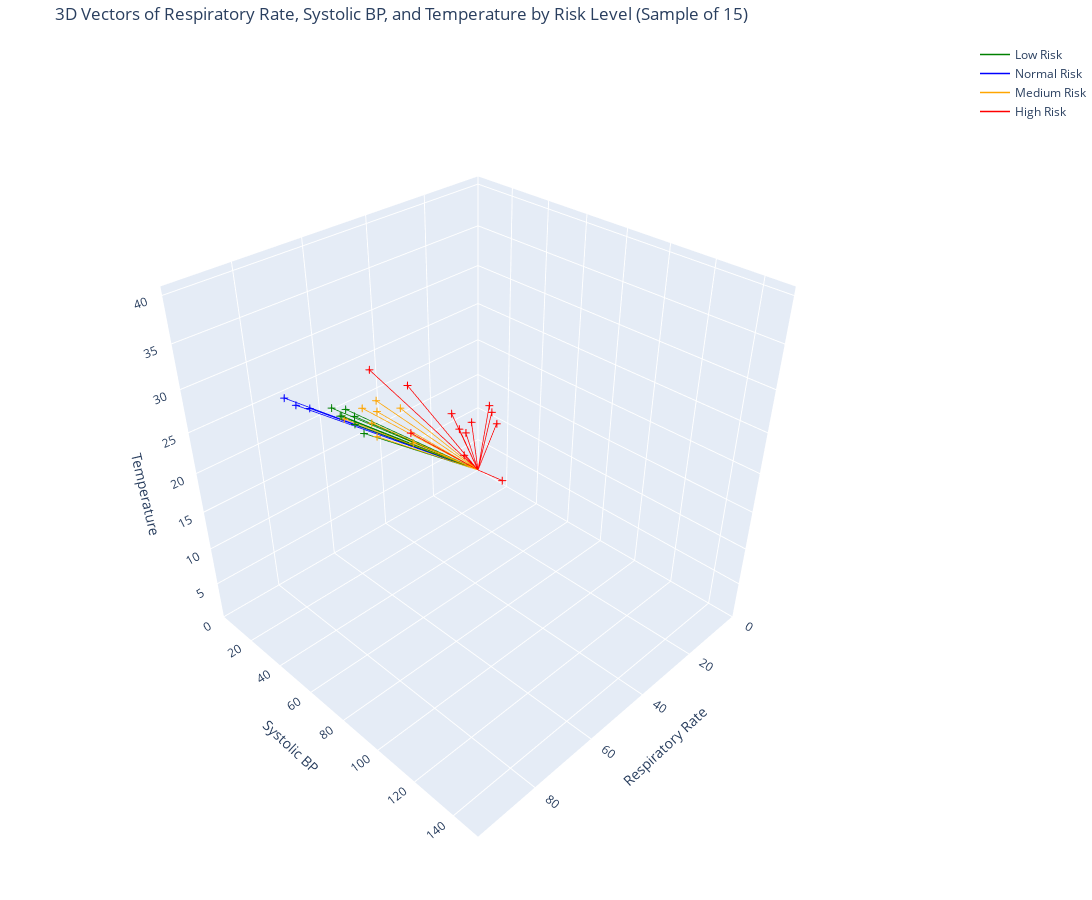

The notebook cell this image was saved under:
### Code cell
# The following graph is ONLY for visualization, not for model training. We'll draw 3 orthogonal axes, and colour the vectors according to risk level.
color_map = {'Low': 'green', 'Normal': 'blue', 'Medium': 'orange', 'High': 'red'}

# Select the first 30 datapoints for plotting
df_sample = df.iloc[:30]
label_sample = label.iloc[:30]

respiratory_rate = df_sample.iloc[:, 1]  # Respiratory_Rate
systolic_bp = df_sample.iloc[:, 4]       # Systolic_BP
temperature = df_sample['Temperature']  # Correct column for numerical temperature values

# Prepare data for vectors (lines from origin to each point)
x_lines = []
y_lines = []
z_lines = []
colors = []
risk_labels = []

for i in range(len(df_sample)):
    x_lines.extend([0, respiratory_rate.iloc[i], None])  # None to break line segments
    y_lines.extend([0, systolic_bp.iloc[i], None])
    z_lines.extend([0, float(temperature.iloc[i]), None])  # Ensure numerical values for z axis
    color = color_map[label_sample.iloc[i]]
    colors.extend([color, color, color])  # Repeat for each segment
    risk_labels.append(label_sample.iloc[i])

# Make the scale even smaller for a focused plot
x_max = max(abs(respiratory_rate.min()), abs(respiratory_rate.max())) + 0.5
y_max = max(abs(systolic_bp.min()), abs(systolic_bp.max())) + 1
z_max = max(abs(float(temperature.min())), abs(float(temperature.max()))) + 0.2

# Create the 3D plot with skinnier arrows
fig = go.Figure()

# Add lines and tips for each risk level, but only show legend once per color
for risk in color_map.keys():
    indices = [i for i, l in enumerate(label_sample) if l == risk]
    # Add lines (vectors)
    for j, i in enumerate(indices):
        fig.add_trace(go.Scatter3d(
            x=[0, respiratory_rate.iloc[i]],
            y=[0, systolic_bp.iloc[i]],
            z=[0, float(temperature.iloc[i])],
            mode='lines',
            line=dict(color=color_map[risk], width=1.5),
            name=f'{risk} Risk',
            showlegend=(j == 0)  # Only show one legend entry per risk
        ))
    # Add tips (markers) but do not show legend
    fig.add_trace(go.Scatter3d(
        x=[respiratory_rate.iloc[i] for i in indices],
        y=[systolic_bp.iloc[i] for i in indices],
        z=[float(temperature.iloc[i]) for i in indices],
        mode='markers',
        marker=dict(size=4, color=color_map[risk], symbol='cross'),
        name=f'{risk} Risk Tip',
        showlegend=False
    ))


# Update layout for visual appeal, centering at origin, always show axes, and maximize canvas
fig.update_layout(
    title='3D Vectors of Respiratory Rate, Systolic BP, and Temperature by Risk Level (Sample of 15)',
    scene=dict(
        xaxis_title='Respiratory Rate',
        yaxis_title='Systolic BP',
        zaxis_title='Temperature',
        xaxis=dict(range=[0, x_max], showspikes=True, showline=True, zeroline=True, showgrid=True, visible=True),
        yaxis=dict(range=[0, y_max], showspikes=True, showline=True, zeroline=True, showgrid=True, visible=True),
        zaxis=dict(range=[0, z_max], showspikes=True, showline=True, zeroline=True, showgrid=True, visible=True),
        aspectmode='cube',
        camera=dict(eye=dict(x=1.5, y=1.5, z=1.5))
    ),
    showlegend=True,
    autosize=True,
    margin=dict(l=0, r=0, b=0, t=40),
    height=900,
    width=1200
 )

fig.show()

### Figure 1 — Plotly figure (JSON) as saved in the notebook; plotly's stock layout.template omitted (floating-point values rounded to 4 significant figures)
{"data": [{"line": {"color": "green", "width": 1.5}, "mode": "lines", "name": "Low Risk", "showlegend": true, "type": "scatter3d", "x": [0, 96], "y": [0, 97], "z": [0, 37.4]}, {"line": {"color": "green", "width": 1.5}, "mode": "lines", "name": "Low Risk", "showlegend": false, "type": "scatter3d", "x": [0, 97], "y": [0, 93], "z": [0, 37.9]}, {"line": {"color": "green", "width": 1.5}, "mode": "lines", "name": "Low Risk", "showlegend": false, "type": "scatter3d", "x": [0, 95], "y": [0, 84], "z": [0, 37.2]}, {"line": {"color": "green", "width": 1.5}, "mode": "lines", "name": "Low Risk", "showlegend": false, "type": "scatter3d", "x": [0, 95], "y": [0, 91], "z": [0, 37.9]}, {"line": {"color": "green", "width": 1.5}, "mode": "lines", "name": "Low Risk", "showlegend": false, "type": "scatter3d", "x": [0, 94], "y": [0, 93], "z": [0, 37.3]}, {"line": {"color": "green", "width": 1.5}, "mode": "lines", "name": "Low Risk", "showlegend": false, "type": "scatter3d", "x": [0, 95], "y": [0, 99], "z": [0, 36.6]}, {"line": {"color": "green", "width": 1.5}, "mode": "lines", "name": "Low Risk", "showlegend": false, "type": "scatter3d", "x": [0, 95], "y": [0, 88], "z": [0, 36.9]}, {"marker": {"color": "green", "size": 4, "symbol": "cross"}, "mode": "markers", "name": "Low Risk Tip", "showlegend": false, "type": "scatter3d", "x": [96, 97, 95, 95, 94, 95, 95], "y": [97, 93, 84, 91, 93, 99, 88], "z": [37.4, 37.9, 37.2, 37.9, 37.3, 36.6, 36.9]}, {"line": {"color": "blue", "width": 1.5}, "mode": "lines", "name": "Normal Risk", "showlegend": true, "type": "scatter3d", "x": [0, 98], "y": [0, 72], "z": [0, 36.6]}, {"line": {"color": "blue", "width": 1.5}, "mode": "lines", "name": "Normal Risk", "showlegend": false, "type": "scatter3d", "x": [0, 97], "y": [0, 77], "z": [0, 36.7]}, {"line": {"color": "blue", "width": 1.5}, "mode": "lines", "name": "Normal Risk", "showlegend": false, "type": "scatter3d", "x": [0, 98], "y": [0, 66], "z": [0, 36.6]}, {"marker": {"color": "blue", "size": 4, "symbol": "cross"}, "mode": "markers", "name": "Normal Risk Tip", "showlegend": false, "type": "scatter3d", "x": [98, 97, 98], "y": [72, 77, 66], "z": [36.6, 36.7, 36.6]}, {"line": {"color": "orange", "width": 1.5}, "mode": "lines", "name": "Medium Risk", "showlegend": true, "type": "scatter3d", "x": [0, 96], "y": [0, 107], "z": [0, 37.5]}, {"line": {"color": "orange", "width": 1.5}, "mode": "lines", "name": "Medium Risk", "showlegend": false, "type": "scatter3d", "x": [0, 96], "y": [0, 92], "z": [0, 37.3]}, {"line": {"color": "orange", "width": 1.5}, "mode": "lines", "name": "Medium Risk", "showlegend": false, "type": "scatter3d", "x": [0, 91], "y": [0, 98], "z": [0, 37.8]}, {"line": {"color": "orange", "width": 1.5}, "mode": "lines", "name": "Medium Risk", "showlegend": false, "type": "scatter3d", "x": [0, 90], "y": [0, 96], "z": [0, 38.4]}, {"line": {"color": "orange", "width": 1.5}, "mode": "lines", "name": "Medium Risk", "showlegend": false, "type": "scatter3d", "x": [0, 90], "y": [0, 107], "z": [0, 39]}, {"line": {"color": "orange", "width": 1.5}, "mode": "lines", "name": "Medium Risk", "showlegend": false, "type": "scatter3d", "x": [0, 96], "y": [0, 105], "z": [0, 38.5]}, {"line": {"color": "orange", "width": 1.5}, "mode": "lines", "name": "Medium Risk", "showlegend": false, "type": "scatter3d", "x": [0, 95], "y": [0, 121], "z": [0, 38.5]}, {"line": {"color": "orange", "width": 1.5}, "mode": "lines", "name": "Medium Risk", "showlegend": false, "type": "scatter3d", "x": [0, 92], "y": [0, 93], "z": [0, 37.7]}, {"marker": {"color": "orange", "size": 4, "symbol": "cross"}, "mode": "markers", "name": "Medium Risk Tip", "showlegend": false, "type": "scatter3d", "x": [96, 96, 91, 90, 90, 96, 95, 92], "y": [107, 92, 98, 96, 107, 105, 121, 93], "z": [37.5, 37.3, 37.8, 38.4, 39, 38.5, 38.5, 37.7]}, {"line": {"color": "red", "width": 1.5}, "mode": "lines", "name": "High Risk", "showlegend": true, "type": "scatter3d", "x": [0, 92], "y": [0, 151], "z": [0, 38.5]}, {"line": {"color": "red", "width": 1.5}, "mode": "lines", "name": "High Risk", "showlegend": false, "type": "scatter3d", "x": [0, 91], "y": [0, 135], "z": [0, 38.4]}, {"line": {"color": "red", "width": 1.5}, "mode": "lines", "name": "High Risk", "showlegend": false, "type": "scatter3d", "x": [0, 88], "y": [0, 107], "z": [0, 40.7]}, {"line": {"color": "red", "width": 1.5}, "mode": "lines", "name": "High Risk", "showlegend": false, "type": "scatter3d", "x": [0, 80], "y": [0, 131], "z": [0, 38.6]}, {"line": {"color": "red", "width": 1.5}, "mode": "lines", "name": "High Risk", "showlegend": false, "type": "scatter3d", "x": [0, 88], "y": [0, 131], "z": [0, 39.3]}, {"line": {"color": "red", "width": 1.5}, "mode": "lines", "name": "High Risk", "showlegend": false, "type": "scatter3d", "x": [0, 89], "y": [0, 130], "z": [0, 39.7]}, {"line": {"color": "red", "width": 1.5}, "mode": "lines", "name": "High Risk", "showlegend": false, "type": "scatter3d", "x": [0, 80], "y": [0, 129], "z": [0, 39.4]}, {"line": {"color": "red", "width": 1.5}, "mode": "lines", "name": "High Risk", "showlegend": false, "type": "scatter3d", "x": [0, 82], "y": [0, 131], "z": [0, 40.6]}, {"line": {"color": "red", "width": 1.5}, "mode": "lines", "name": "High Risk", "showlegend": false, "type": "scatter3d", "x": [0, 84], "y": [0, 127], "z": [0, 39]}, {"line": {"color": "red", "width": 1.5}, "mode": "lines", "name": "High Risk", "showlegend": false, "type": "scatter3d", "x": [0, 96], "y": [0, 122], "z": [0, 39.7]}, {"line": {"color": "red", "width": 1.5}, "mode": "lines", "name": "High Risk", "showlegend": false, "type": "scatter3d", "x": [0, 89], "y": [0, 127], "z": [0, 40.7]}, {"line": {"color": "red", "width": 1.5}, "mode": "lines", "name": "High Risk", "showlegend": false, "type": "scatter3d", "x": [0, 84], "y": [0, 82], "z": [0, 38.7]}, {"marker": {"color": "red", "size": 4, "symbol": "cross"}, "mode": "markers", "name": "High Risk Tip", "showlegend": false, "type": "scatter3d", "x": [92, 91, 88, 80, 88, 89, 80, 82, 84, 96, 89, 84], "y": [151, 135, 107, 131, 131, 130, 129, 131, 127, 122, 127, 82], "z": [38.5, 38.4, 40.7, 38.6, 39.3, 39.7, 39.4, 40.6, 39, 39.7, 40.7, 38.7]}], "layout": {"autosize": true, "height": 900, "margin": {"b": 0, "l": 0, "r": 0, "t": 40}, "scene": {"aspectmode": "cube", "camera": {"eye": {"x": 1.5, "y": 1.5, "z": 1.5}}, "xaxis": {"range": [0, 98.5], "showgrid": true, "showline": true, "showspikes": true, "title": {"text": "Respiratory Rate"}, "visible": true, "zeroline": true}, "yaxis": {"range": [0, 152], "showgrid": true, "showline": true, "showspikes": true, "title": {"text": "Systolic BP"}, "visible": true, "zeroline": true}, "zaxis": {"range": [0, 40.9], "showgrid": true, "showline": true, "showspikes": true, "title": {"text": "Temperature"}, "visible": true, "zeroline": true}}, "showlegend": true, "title": {"text": "3D Vectors of Respiratory Rate, Systolic BP, and Temperature by Risk Level (Sample of 15)"}, "width": 1200}}
